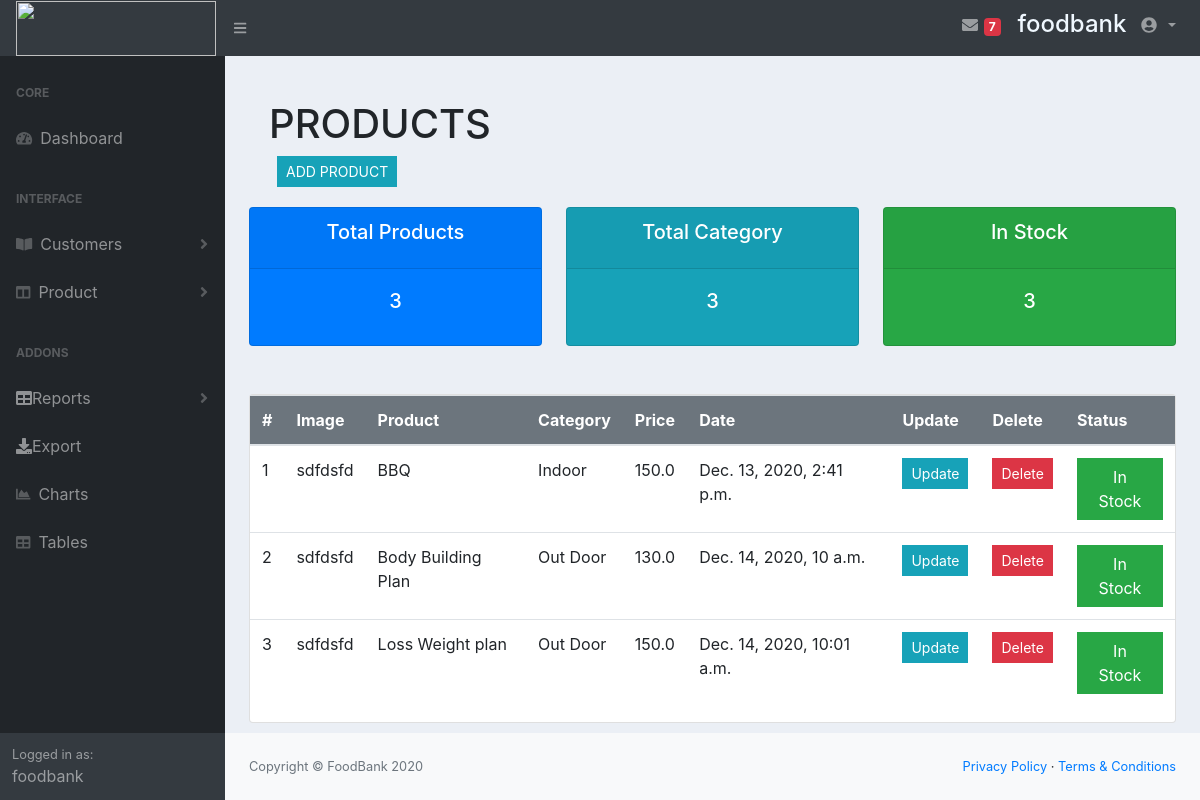
The app's page /product (signed in), older data.
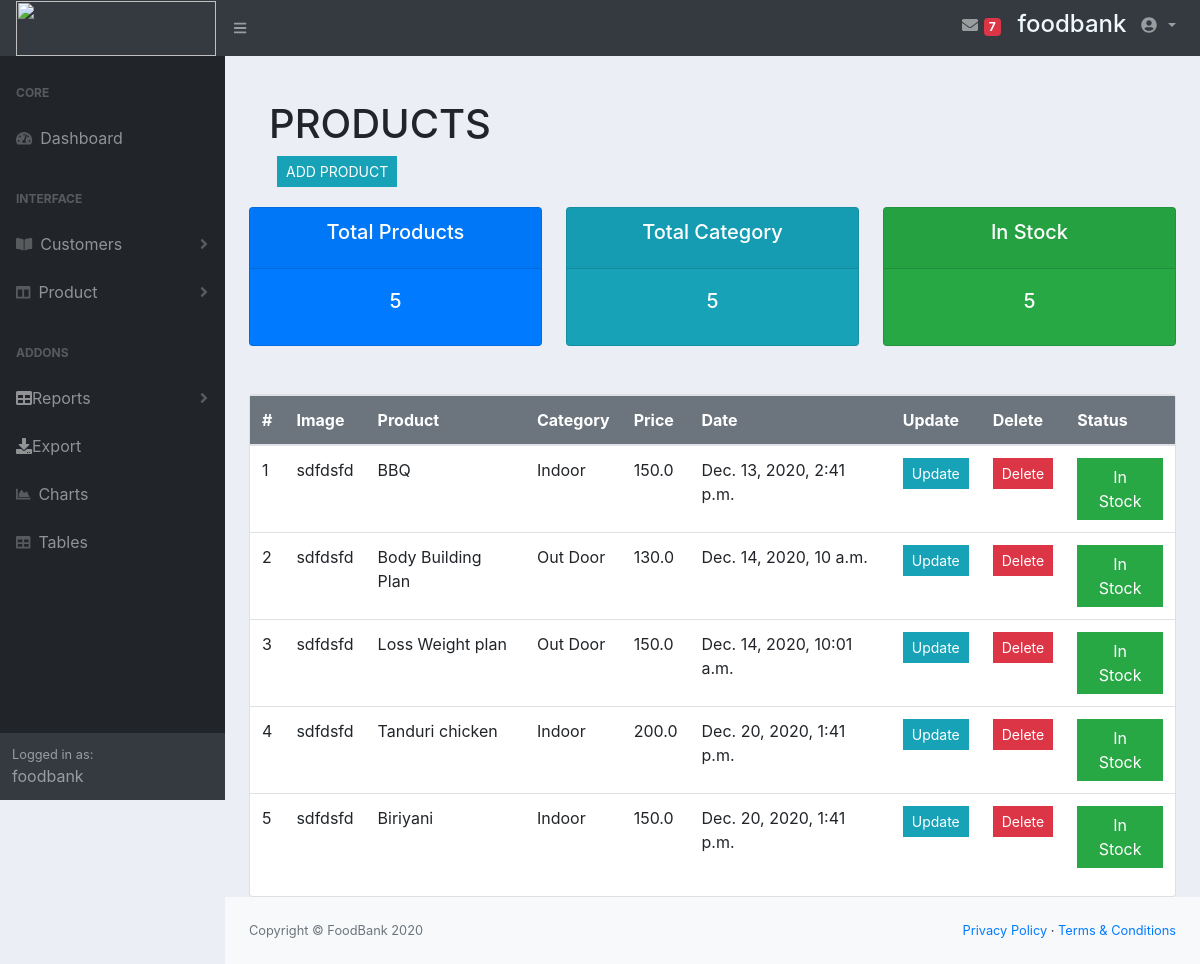
The same page, newer data.
### account/models.py (models this page shows, shortened)
class Product(models.Model):
	CATEGORY = (
			('Indoor', 'Indoor'),
			('Out Door', 'Out Door'),
			)
	STATUS = (
			('In Stock', 'In Stock'),
			('Out of Stock', 'Out of Stock'),
			)
	name = models.CharField(max_length=200, null=True)
	price = models.FloatField(null=True)
	category = models.CharField(max_length=200, null=True, choices=CATEGORY)
	status = models.CharField(max_length=200, null=True, choices=STATUS, default="In Stock")
	description = models.CharField(max_length=200, null=True)
	date_created = models.DateTimeField(auto_now_add=True, null=True)
	tags = models.ManyToManyField(Tag)

### account/views.py (the view)
# urls.py: path('product',views.product,name="product"),
@login_required(login_url='/login/')
def product(request):
	products = Product.objects.all()
	total_product=products.count()
	instock=products.filter(status='In Stock').count()
	return render(request, 'product.html', {'products':products,'total_product':total_product,'instock':instock})

### templates/product.html
{% extends 'index1.html' %}
{% block content %}
<br>
<div class="card-body">
	<h1>PRODUCTS</h1>
	<a class="btn btn-info  btn-sm mx-2" href="{% url 'add_product' %}">ADD PRODUCT</a>
</div>
<div class="row">
	<div class="col-md">
			<div class="row">
				<div class="col-xl-4 col-md-6">
					<div class="card bg-primary text-center text-white mb-4">
						<div class="card-header">
							<h5 class="card-title">Total Products</h5>
						</div>
						<div class="card-body">
							<h5 class="card-title">{{total_product}}</h5>
						</div>
					</div>
				</div>
				<div class="col-xl-4 col-md-6">
					<div class="card bg-info text-center text-white mb-4">
						<div class="card-header">
							<h5 class="card-title">Total Category</h5>
						</div>
						<div class="card-body">
							<h5 class="card-title">{{total_product}}</h5>
						</div>
					</div>
				</div>
				<div class="col-xl-4 col-md-6">
					<div class="card bg-success text-center text-white mb-4">
						<div class="card-header">
							<h5 class="card-title">In Stock</h5>
						</div>
						<div class="card-body">
							<h5 class="card-title">{{instock}}</h5>
						</div>
					</div>
				</div>
			</div>
        <br>
<div class="row">
    <div class="col-xl-12">
        <div class="card">
            <div class="card-body--">
                <div class="table-stats order-table ov-h">
                    <table class="table ">
                        <thead class="bg-secondary text-white">
                            <tr>
                                <th class="serial">#</th>
                                <th>Image</th>
                                <th>Product</th>
                                <th>Category</th>
                                <th>Price</th>
                                <th>Date</th>
                                <th>Update</th>
                                <th>Delete</th>
                                <th>Status</th>
                            </tr>
                        </thead>
                        <tbody>
                            {% if products %}
                            {% for product in products %}
                            <tr>
                                <td class="serial">{{ forloop.counter }}</td>
                                <td>sdfdsfd</td>
                                <td>{{ product.name }}</td>
                                <td>{{product.category}}</td>
                                <td>{{product.price}}</td>
								<td>{{ product.date_created }}</td>
                                <td><a class="btn btn-sm btn-info" href="{% url 'edit_product' product.id %}">Update</a></td>
				              	<td><a class="btn btn-sm btn-danger" href="">Delete</a></td>
                                <td>
                                    {% if product.status == 'In Stock' %}
                                        <a class="btn btn-success" href="">{{ product.status }}</a>
                                    {% else %}
                                        <a class="btn btn-warning" href="">{{ product.status }}</a>
                                    {% endif %}
                                </td>
                            </tr>
                            {% endfor %}
                            {% else %}
                                <tr><td>No Order Data</td></tr>
                            {% endif %}
                        </tbody>
                    </table>
                </div>
            </div>
        </div>
    </div>
</div>
</div>
</div>
{% endblock content %}

Row changes from the older to the newer data that the page shows:
added Product: name "Tanduri chicken", category "Indoor", price "200.0", date_created "Dec. 20, 2020, 1:41 p.m.", status "In Stock"
added Product: name "Biriyani", category "Indoor", price "150.0", date_created "Dec. 20, 2020, 1:41 p.m.", status "In Stock"
Text that changed along with them:
{{ total_product }}: "3" → "5"
{{ instock }}: "3" → "5"
